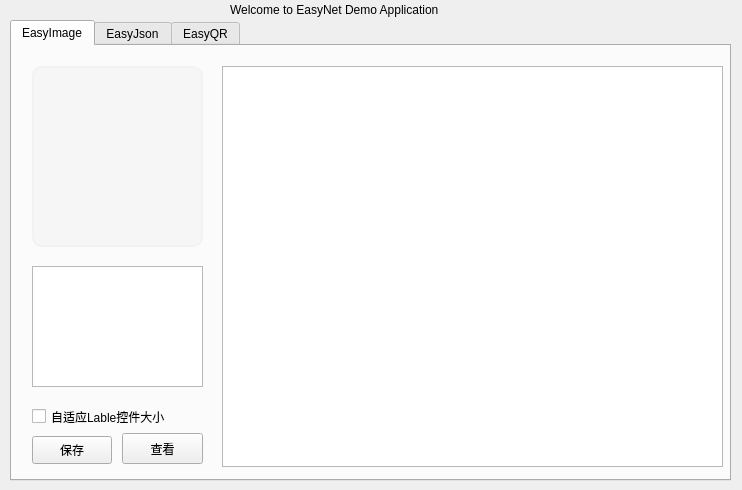
<?xml version="1.0" encoding="UTF-8"?>
<ui version="4.0">
 <class>MainWindow</class>
 <widget class="QMainWindow" name="MainWindow">
  <property name="geometry">
   <rect>
    <x>0</x>
    <y>0</y>
    <width>742</width>
    <height>490</height>
   </rect>
  </property>
  <property name="windowTitle">
   <string>MainWindow</string>
  </property>
  <widget class="QWidget" name="centralwidget">
   <widget class="QLabel" name="label">
    <property name="geometry">
     <rect>
      <x>230</x>
      <y>0</y>
      <width>231</width>
      <height>20</height>
     </rect>
    </property>
    <property name="text">
     <string>Welcome to EasyNet Demo Application</string>
    </property>
   </widget>
   <widget class="QTabWidget" name="tabWidget">
    <property name="geometry">
     <rect>
      <x>10</x>
      <y>20</y>
      <width>721</width>
      <height>461</height>
     </rect>
    </property>
    <property name="currentIndex">
     <number>0</number>
    </property>
    <widget class="QWidget" name="EasyImage">
     <attribute name="title">
      <string>EasyImage</string>
     </attribute>
     <widget class="QLabel" name="EasyImage_Show">
      <property name="geometry">
       <rect>
        <x>20</x>
        <y>20</y>
        <width>171</width>
        <height>181</height>
       </rect>
      </property>
      <property name="styleSheet">
       <string notr="true">background-color:#f6f6f6;
border:2px solid #f2f2f2;
border-radius:10px</string>
      </property>
      <property name="text">
       <string/>
      </property>
     </widget>
     <widget class="QTextBrowser" name="textBrowser">
      <property name="geometry">
       <rect>
        <x>210</x>
        <y>20</y>
        <width>501</width>
        <height>401</height>
       </rect>
      </property>
     </widget>
     <widget class="QTextEdit" name="ImagePathEdit">
      <property name="geometry">
       <rect>
        <x>20</x>
        <y>220</y>
        <width>171</width>
        <height>121</height>
       </rect>
      </property>
     </widget>
     <widget class="QPushButton" name="pushButton">
      <property name="geometry">
       <rect>
        <x>110</x>
        <y>387</y>
        <width>81</width>
        <height>31</height>
       </rect>
      </property>
      <property name="text">
       <string>查看</string>
      </property>
     </widget>
     <widget class="QPushButton" name="pushButton_2">
      <property name="geometry">
       <rect>
        <x>20</x>
        <y>390</y>
        <width>80</width>
        <height>28</height>
       </rect>
      </property>
      <property name="text">
       <string>保存</string>
      </property>
     </widget>
     <widget class="QCheckBox" name="checkBox">
      <property name="geometry">
       <rect>
        <x>20</x>
        <y>360</y>
        <width>171</width>
        <height>21</height>
       </rect>
      </property>
      <property name="text">
       <string>自适应Lable控件大小</string>
      </property>
     </widget>
    </widget>
    <widget class="QWidget" name="EasyJson">
     <attribute name="title">
      <string>EasyJson</string>
     </attribute>
     <widget class="QTextBrowser" name="textBrowser_2">
      <property name="geometry">
       <rect>
        <x>370</x>
        <y>40</y>
        <width>341</width>
        <height>381</height>
       </rect>
      </property>
     </widget>
     <widget class="QLineEdit" name="lineEdit">
      <property name="geometry">
       <rect>
        <x>10</x>
        <y>10</y>
        <width>641</width>
        <height>20</height>
       </rect>
      </property>
      <property name="styleSheet">
       <string notr="true">background-color: rgb(224, 235, 255);
border-radius:3px</string>
      </property>
     </widget>
     <widget class="QPushButton" name="pushButton_3">
      <property name="geometry">
       <rect>
        <x>659</x>
        <y>10</y>
        <width>51</width>
        <height>21</height>
       </rect>
      </property>
      <property name="text">
       <string>View</string>
      </property>
     </widget>
     <widget class="QTextBrowser" name="textBrowser_4">
      <property name="geometry">
       <rect>
        <x>10</x>
        <y>40</y>
        <width>351</width>
        <height>381</height>
       </rect>
      </property>
     </widget>
    </widget>
    <widget class="QWidget" name="EasyQR">
     <attribute name="title">
      <string>EasyQR</string>
     </attribute>
     <widget class="QLabel" name="label_3">
      <property name="geometry">
       <rect>
        <x>10</x>
        <y>10</y>
        <width>211</width>
        <height>211</height>
       </rect>
      </property>
      <property name="text">
       <string/>
      </property>
     </widget>
     <widget class="QTextEdit" name="textEdit_2">
      <property name="geometry">
       <rect>
        <x>10</x>
        <y>240</y>
        <width>211</width>
        <height>141</height>
       </rect>
      </property>
     </widget>
     <widget class="QPushButton" name="pushButton_4">
      <property name="geometry">
       <rect>
        <x>10</x>
        <y>390</y>
        <width>61</width>
        <height>28</height>
       </rect>
      </property>
      <property name="text">
       <string>保存</string>
      </property>
     </widget>
     <widget class="QPushButton" name="pushButton_5">
      <property name="geometry">
       <rect>
        <x>80</x>
        <y>390</y>
        <width>61</width>
        <height>28</height>
       </rect>
      </property>
      <property name="text">
       <string>颜色</string>
      </property>
     </widget>
     <widget class="QPushButton" name="pushButton_6">
      <property name="geometry">
       <rect>
        <x>150</x>
        <y>390</y>
        <width>71</width>
        <height>28</height>
       </rect>
      </property>
      <property name="text">
       <string>生成</string>
      </property>
     </widget>
     <widget class="QTextBrowser" name="textBrowser_3">
      <property name="geometry">
       <rect>
        <x>230</x>
        <y>10</y>
        <width>481</width>
        <height>411</height>
       </rect>
      </property>
     </widget>
    </widget>
   </widget>
  </widget>
 </widget>
 <resources/>
 <connections/>
</ui>
